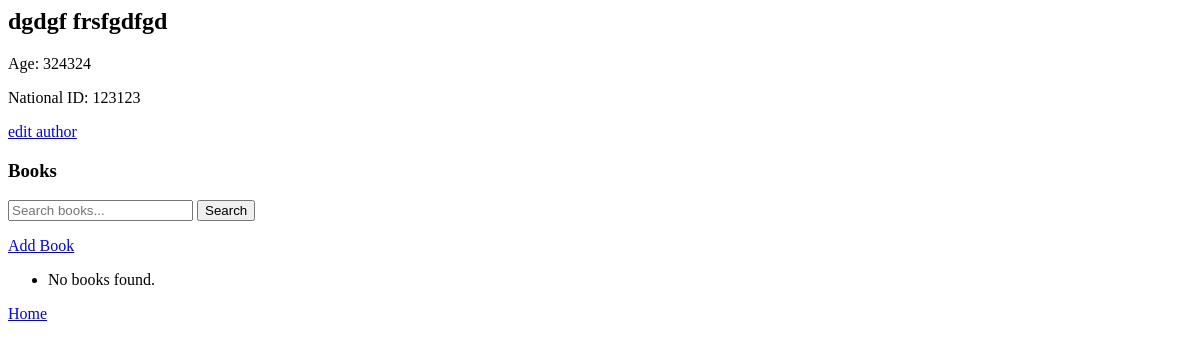
/author_detail/6, run on an earlier commit of the app's database.
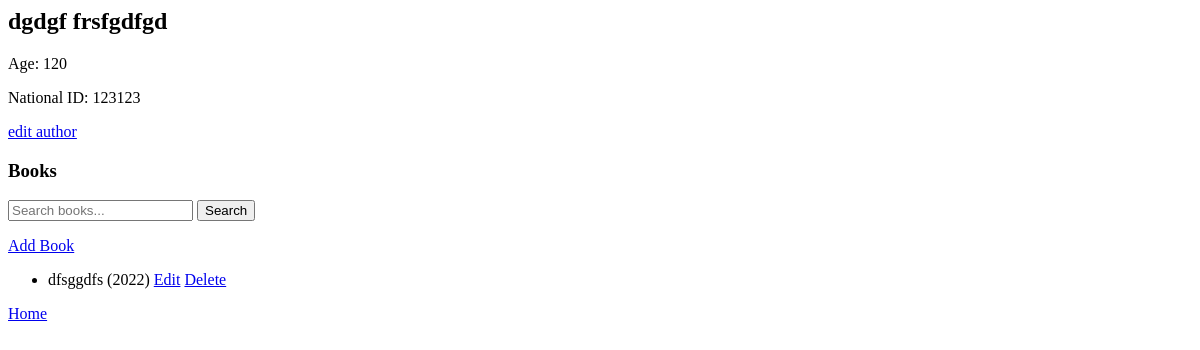
And on a later commit of the database.
### core_apps/app/models.py (models this page shows, shortened)
class Author(models.Model):
    first_name = models.CharField(max_length=100)
    last_name = models.CharField(max_length=100)
    age = models.PositiveIntegerField(validators=[MaxValueValidator(199)])
    national_id = models.CharField(max_length=10, unique=True)

class Book(models.Model):
    title = models.CharField(max_length=200)
    publication_year = models.PositiveIntegerField(
        validators=[validate_publication_year]
    )
    author = models.ForeignKey(Author, on_delete=models.CASCADE, related_name="books")

### core_apps/app/views.py (the view)
# urls.py: path("author_detail/<int:pk>", AuthorDetailView.as_view(), name="author_detail"),
class AuthorDetailView(DetailView):
    model = Author
    template_name = "app/author_detail.html"
    context_object_name = "author"
    def get_context_data(self, **kwargs):
        context = super().get_context_data(**kwargs)
        book_query = self.request.GET.get("q")
        books = self.object.books.all()
        if book_query:
            books = books.filter(title__icontains=book_query)
        context["books"] = books
        return context

### core_apps/app/templates/app/author_detail.html
<h2>{{ author.first_name }} {{ author.last_name }}</h2>
<p>Age: {{ author.age }}</p>
<p>National ID: {{ author.national_id }}</p>
<a href="{% url 'edit_author' author.id %}">edit author</a>
<h3>Books</h3>
<form method="get">
  <input
    type="text"
    name="q"
    placeholder="Search books..."
    value="{{ request.GET.q }}"
  />
  <button type="submit">Search</button>
</form>
<a href="{% url 'add_book' author.id %}">Add Book</a>
<ul>
  {% for book in books %}
  <li>
    {{ book.title }} ({{ book.publication_year }})
    <a href="{% url 'edit_book' book.id %}">Edit</a>
    <a href="{% url 'delete_book' book.id %}">Delete</a>
  </li>
  {% empty %}
  <li>No books found.</li>
  {% endfor %}
</ul>
<a href="/">Home</a>

What changed in the data, as far as the page shows it:
changed Author "dgdgf": age "324324" → "120"
added Book: title "dfsggdfs", publication_year "2022"
Also different on the page:
text no longer shown: "No books found."
